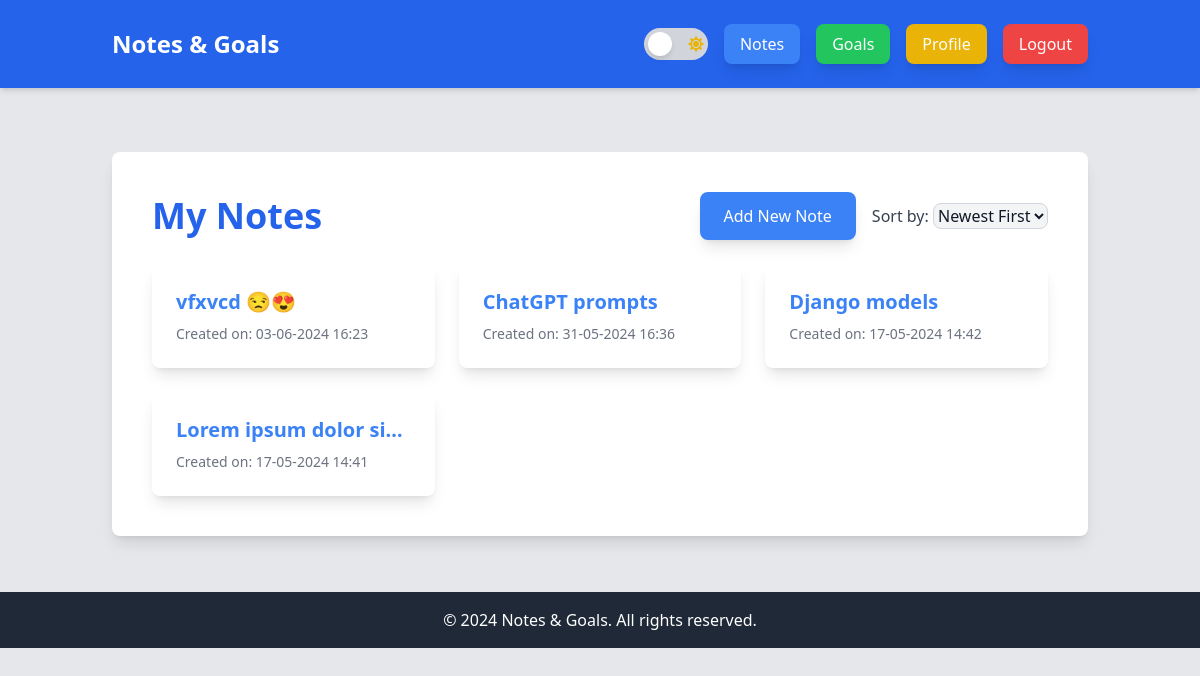
The page /notes/ (signed in) on the database as committed earlier.
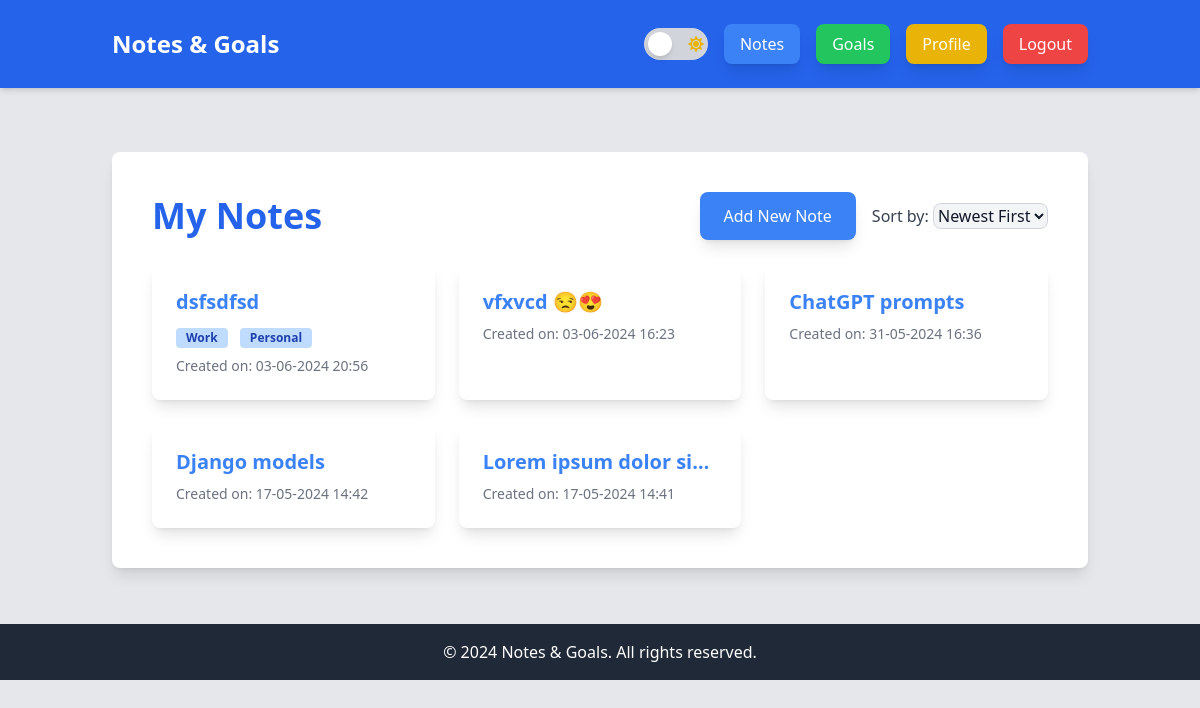
The same page on the database as committed later.
### notes_app/models.py (models this page shows, shortened)
class Note(models.Model):
    user = models.ForeignKey(User, on_delete=models.CASCADE)
    title = models.CharField(max_length=100)
    description = models.CharField(max_length=100, blank=True, null=True)
    content = models.TextField()
    created_at = models.DateTimeField(auto_now_add=True)
    tags = models.ManyToManyField(Tag, blank=True)

class Tag(models.Model):
    name = models.CharField(max_length=30, unique=True)

### notes_app/views.py (the view)
# urls.py: path('notes/', views.note_list, name='note_list'),
@login_required
def note_list(request):
    sort_by = request.GET.get("sort", "created_at_desc")
    if sort_by == "created_at_asc":
        notes = Note.objects.filter(user=request.user).order_by("created_at")
    else:
        notes = Note.objects.filter(user=request.user).order_by("-created_at")
    return render(request, "notes_app/note_list.html", {"notes": notes})

### notes_app/templates/notes_app/note_list.html (shortened to what this page needs)
{% extends "base.html" %}
{% block content %}
<div class="bg-white dark:bg-gray-800 p-10 shadow-lg rounded-lg mt-10">
    <div class="flex justify-between items-center mb-6">
        <h1 class="text-4xl font-bold text-blue-600 dark:text-blue-400">My Notes</h1>
        <div class="flex items-center space-x-4">
            <a href="{% url 'note_create' %}" class="bg-blue-500 text-white px-6 py-3 rounded-lg shadow-lg hover:bg-blue-700 inline-block">Add New Note</a>
            <div>
                <label for="sort" class="text-gray-700 dark:text-gray-300">Sort by:</label>
                <select id="sort" class="bg-gray-100 dark:bg-gray-700 border border-gray-300 dark:border-gray-600 rounded-lg text-gray-900 dark:text-gray-300" onchange="sortNotes()">
                    <option value="created_at_desc" {% if request.GET.sort == "created_at_desc" %}selected{% endif %}>Newest First</option>
                </select>
            </div>
        </div>
    </div>
    <div class="grid grid-cols-1 md:grid-cols-2 lg:grid-cols-3 gap-6 mt-4">
        {% for note in notes %}
            <a href="{% url 'note_detail' note.pk %}" class="card block bg-white dark:bg-gray-700 p-6 rounded-lg shadow-lg">
                <div>
                    <h3 class="text-xl font-semibold text-blue-500 dark:text-blue-400 mb-2 truncate" title="{{ note.title }}">{{ note.title }}</h3>
                    <div class="mt-2">
                        {% for tag in note.tags.all %}
                            <span class="inline-block bg-blue-200 text-blue-800 text-xs font-semibold mr-2 px-2.5 py-0.5 rounded">{{ tag.name }}</span>
                        {% endfor %}
                    </div>
                    <span class="block text-gray-500 dark:text-gray-400 text-sm mt-2">Created on: {{ note.created_at|date:"d-m-Y H:i" }}</span>
                </div>
            </a>
        {% endfor %}
    </div>
</div>
{% endblock %}

Rows that differ between the two databases and show on the page:
added Note: title "dsfsdfsd", created_at "03-06-2024 20:56"
added Tag: name "Work"
added Tag: name "Personal"
